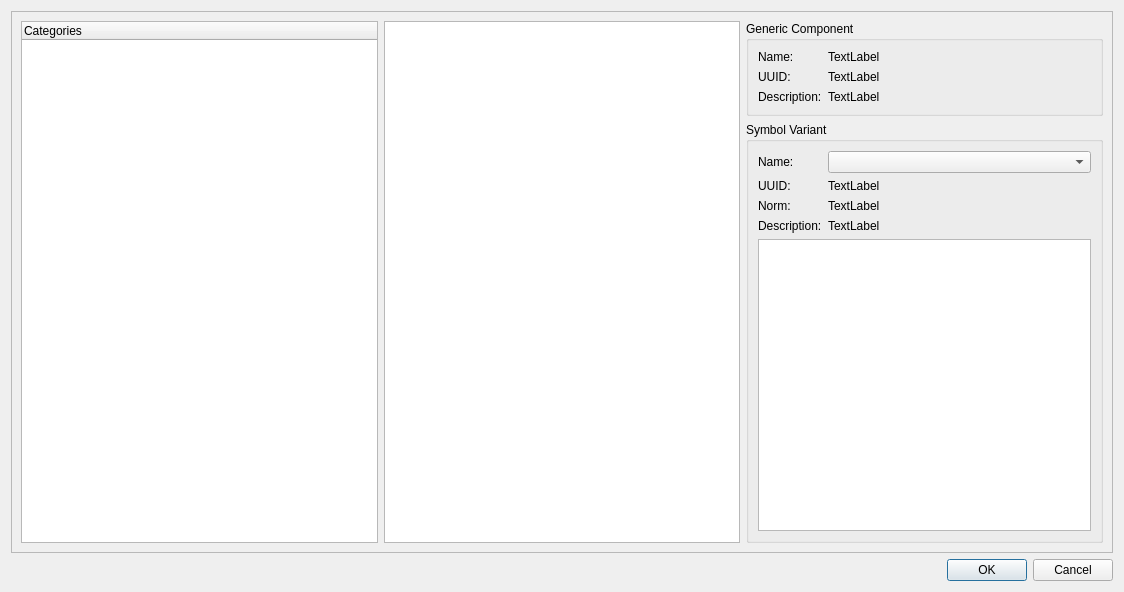
<?xml version="1.0" encoding="UTF-8"?>
<ui version="4.0">
 <class>AddGenCompDialog</class>
 <widget class="QDialog" name="AddGenCompDialog">
  <property name="geometry">
   <rect>
    <x>0</x>
    <y>0</y>
    <width>1124</width>
    <height>592</height>
   </rect>
  </property>
  <property name="windowTitle">
   <string>Add Generic Component</string>
  </property>
  <layout class="QVBoxLayout" name="verticalLayout">
   <item>
    <widget class="QScrollArea" name="scrollArea">
     <property name="horizontalScrollBarPolicy">
      <enum>Qt::ScrollBarAsNeeded</enum>
     </property>
     <property name="widgetResizable">
      <bool>true</bool>
     </property>
     <widget class="QWidget" name="scrollAreaWidgetContents_2">
      <property name="geometry">
       <rect>
        <x>0</x>
        <y>0</y>
        <width>1104</width>
        <height>539</height>
       </rect>
      </property>
      <layout class="QHBoxLayout" name="horizontalLayout">
       <item>
        <widget class="QTreeWidget" name="treeCategories">
         <property name="minimumSize">
          <size>
           <width>150</width>
           <height>0</height>
          </size>
         </property>
         <column>
          <property name="text">
           <string>Categories</string>
          </property>
         </column>
        </widget>
       </item>
       <item>
        <widget class="QListWidget" name="listGenericComponents">
         <property name="minimumSize">
          <size>
           <width>150</width>
           <height>0</height>
          </size>
         </property>
         <property name="sortingEnabled">
          <bool>true</bool>
         </property>
        </widget>
       </item>
       <item>
        <layout class="QVBoxLayout" name="verticalLayout_2">
         <item>
          <widget class="QGroupBox" name="gbxGenComp">
           <property name="title">
            <string>Generic Component</string>
           </property>
           <layout class="QFormLayout" name="formLayout">
            <property name="fieldGrowthPolicy">
             <enum>QFormLayout::AllNonFixedFieldsGrow</enum>
            </property>
            <item row="0" column="0">
             <widget class="QLabel" name="label_4">
              <property name="text">
               <string>Name:</string>
              </property>
             </widget>
            </item>
            <item row="0" column="1">
             <widget class="QLabel" name="lblGenCompName">
              <property name="text">
               <string>TextLabel</string>
              </property>
              <property name="wordWrap">
               <bool>true</bool>
              </property>
              <property name="textInteractionFlags">
               <set>Qt::LinksAccessibleByMouse|Qt::TextSelectableByMouse</set>
              </property>
             </widget>
            </item>
            <item row="1" column="0">
             <widget class="QLabel" name="label_2">
              <property name="text">
               <string>UUID:</string>
              </property>
             </widget>
            </item>
            <item row="1" column="1">
             <widget class="QLabel" name="lblGenCompUuid">
              <property name="text">
               <string>TextLabel</string>
              </property>
              <property name="textInteractionFlags">
               <set>Qt::LinksAccessibleByMouse|Qt::TextSelectableByMouse</set>
              </property>
             </widget>
            </item>
            <item row="2" column="0">
             <widget class="QLabel" name="label_6">
              <property name="text">
               <string>Description:</string>
              </property>
             </widget>
            </item>
            <item row="2" column="1">
             <widget class="QLabel" name="lblGenCompDescription">
              <property name="text">
               <string>TextLabel</string>
              </property>
              <property name="wordWrap">
               <bool>true</bool>
              </property>
              <property name="textInteractionFlags">
               <set>Qt::LinksAccessibleByMouse|Qt::TextSelectableByMouse</set>
              </property>
             </widget>
            </item>
           </layout>
          </widget>
         </item>
         <item>
          <widget class="QGroupBox" name="gbxSymbVar">
           <property name="title">
            <string>Symbol Variant</string>
           </property>
           <layout class="QVBoxLayout" name="verticalLayout_3">
            <item>
             <layout class="QFormLayout" name="formLayout_3">
              <property name="fieldGrowthPolicy">
               <enum>QFormLayout::AllNonFixedFieldsGrow</enum>
              </property>
              <item row="0" column="0">
               <widget class="QLabel" name="label_5">
                <property name="text">
                 <string>Name:</string>
                </property>
               </widget>
              </item>
              <item row="0" column="1">
               <widget class="QComboBox" name="cbxSymbVar"/>
              </item>
              <item row="1" column="0">
               <widget class="QLabel" name="label">
                <property name="text">
                 <string>UUID:</string>
                </property>
               </widget>
              </item>
              <item row="1" column="1">
               <widget class="QLabel" name="lblSymbVarUuid">
                <property name="text">
                 <string>TextLabel</string>
                </property>
                <property name="wordWrap">
                 <bool>true</bool>
                </property>
                <property name="textInteractionFlags">
                 <set>Qt::LinksAccessibleByMouse|Qt::TextSelectableByMouse</set>
                </property>
               </widget>
              </item>
              <item row="3" column="0">
               <widget class="QLabel" name="label_11">
                <property name="text">
                 <string>Description:</string>
                </property>
               </widget>
              </item>
              <item row="3" column="1">
               <widget class="QLabel" name="lblSymbVarDescription">
                <property name="text">
                 <string>TextLabel</string>
                </property>
                <property name="wordWrap">
                 <bool>true</bool>
                </property>
                <property name="textInteractionFlags">
                 <set>Qt::LinksAccessibleByMouse|Qt::TextSelectableByMouse</set>
                </property>
               </widget>
              </item>
              <item row="2" column="0">
               <widget class="QLabel" name="label_3">
                <property name="text">
                 <string>Norm:</string>
                </property>
               </widget>
              </item>
              <item row="2" column="1">
               <widget class="QLabel" name="lblSymbVarNorm">
                <property name="text">
                 <string>TextLabel</string>
                </property>
                <property name="wordWrap">
                 <bool>true</bool>
                </property>
                <property name="textInteractionFlags">
                 <set>Qt::LinksAccessibleByMouse|Qt::TextSelectableByMouse</set>
                </property>
               </widget>
              </item>
             </layout>
            </item>
            <item>
             <widget class="GraphicsView" name="graphicsView">
              <property name="verticalScrollBarPolicy">
               <enum>Qt::ScrollBarAlwaysOff</enum>
              </property>
              <property name="horizontalScrollBarPolicy">
               <enum>Qt::ScrollBarAlwaysOff</enum>
              </property>
             </widget>
            </item>
           </layout>
          </widget>
         </item>
        </layout>
       </item>
      </layout>
     </widget>
    </widget>
   </item>
   <item>
    <widget class="QDialogButtonBox" name="buttonBox">
     <property name="orientation">
      <enum>Qt::Horizontal</enum>
     </property>
     <property name="standardButtons">
      <set>QDialogButtonBox::Cancel|QDialogButtonBox::Ok</set>
     </property>
    </widget>
   </item>
  </layout>
 </widget>
 <customwidgets>
  <customwidget>
   <class>GraphicsView</class>
   <extends>QGraphicsView</extends>
   <header location="global">librepcbcommon/graphics/graphicsview.h</header>
  </customwidget>
 </customwidgets>
 <resources/>
 <connections>
  <connection>
   <sender>buttonBox</sender>
   <signal>accepted()</signal>
   <receiver>AddGenCompDialog</receiver>
   <slot>accept()</slot>
   <hints>
    <hint type="sourcelabel">
     <x>248</x>
     <y>254</y>
    </hint>
    <hint type="destinationlabel">
     <x>157</x>
     <y>274</y>
    </hint>
   </hints>
  </connection>
  <connection>
   <sender>buttonBox</sender>
   <signal>rejected()</signal>
   <receiver>AddGenCompDialog</receiver>
   <slot>reject()</slot>
   <hints>
    <hint type="sourcelabel">
     <x>316</x>
     <y>260</y>
    </hint>
    <hint type="destinationlabel">
     <x>286</x>
     <y>274</y>
    </hint>
   </hints>
  </connection>
 </connections>
</ui>
